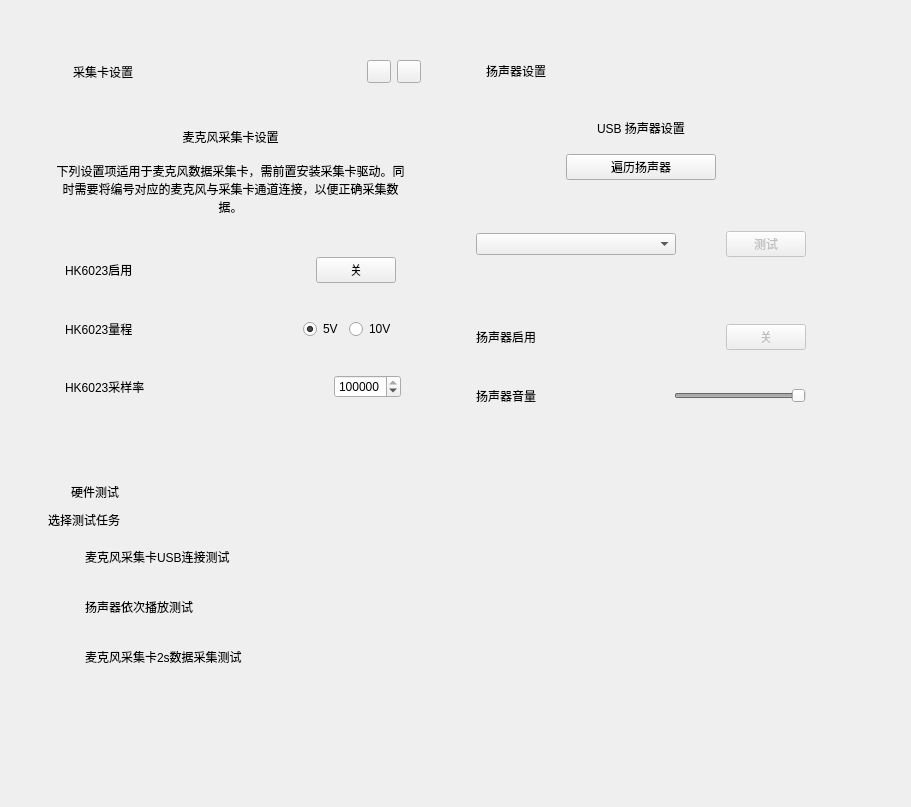
<?xml version="1.0" encoding="UTF-8"?>
<ui version="4.0">
 <class>HardwareInterface</class>
 <widget class="QWidget" name="HardwareInterface">
  <property name="geometry">
   <rect>
    <x>0</x>
    <y>0</y>
    <width>911</width>
    <height>807</height>
   </rect>
  </property>
  <property name="windowTitle">
   <string>Form</string>
  </property>
  <layout class="QHBoxLayout" name="horizontalLayout">
   <item>
    <layout class="QGridLayout" name="gridLayout" columnstretch="1,1,0">
     <property name="sizeConstraint">
      <enum>QLayout::SetDefaultConstraint</enum>
     </property>
     <property name="leftMargin">
      <number>20</number>
     </property>
     <property name="topMargin">
      <number>40</number>
     </property>
     <property name="rightMargin">
      <number>20</number>
     </property>
     <property name="bottomMargin">
      <number>20</number>
     </property>
     <property name="spacing">
      <number>12</number>
     </property>
     <item row="0" column="1">
      <widget class="CardWidget" name="speakerCard">
       <property name="sizePolicy">
        <sizepolicy hsizetype="Expanding" vsizetype="Fixed">
         <horstretch>0</horstretch>
         <verstretch>0</verstretch>
        </sizepolicy>
       </property>
       <property name="minimumSize">
        <size>
         <width>380</width>
         <height>410</height>
        </size>
       </property>
       <property name="maximumSize">
        <size>
         <width>600</width>
         <height>410</height>
        </size>
       </property>
       <layout class="QVBoxLayout" name="verticalLayout_4">
        <property name="sizeConstraint">
         <enum>QLayout::SetDefaultConstraint</enum>
        </property>
        <item>
         <layout class="QVBoxLayout" name="speakerVerticalLayout_1" stretch="0,0,0,0,0,0,0,0,0,0,0">
          <property name="sizeConstraint">
           <enum>QLayout::SetMinAndMaxSize</enum>
          </property>
          <item>
           <layout class="QHBoxLayout" name="speakerHorizontalLayout_1">
            <property name="leftMargin">
             <number>5</number>
            </property>
            <item>
             <widget class="IconWidget" name="speakerCardIcon" native="true">
              <property name="minimumSize">
               <size>
                <width>22</width>
                <height>22</height>
               </size>
              </property>
              <property name="maximumSize">
               <size>
                <width>22</width>
                <height>22</height>
               </size>
              </property>
              <property name="icon" stdset="0">
               <iconset resource="../resource.qrc">
                <normaloff>:/images/speaker.png</normaloff>:/images/speaker.png</iconset>
              </property>
             </widget>
            </item>
            <item>
             <spacer name="speakerHorizontalSpacer_1">
              <property name="orientation">
               <enum>Qt::Horizontal</enum>
              </property>
              <property name="sizeType">
               <enum>QSizePolicy::Fixed</enum>
              </property>
              <property name="sizeHint" stdset="0">
               <size>
                <width>2</width>
                <height>20</height>
               </size>
              </property>
             </spacer>
            </item>
            <item>
             <widget class="StrongBodyLabel" name="speakerPeriodLabel">
              <property name="text">
               <string>扬声器设置</string>
              </property>
             </widget>
            </item>
            <item>
             <spacer name="speakerHorizontalSpacer_2">
              <property name="orientation">
               <enum>Qt::Horizontal</enum>
              </property>
              <property name="sizeHint" stdset="0">
               <size>
                <width>40</width>
                <height>20</height>
               </size>
              </property>
             </spacer>
            </item>
           </layout>
          </item>
          <item>
           <spacer name="speakerVerticalSpacer_1">
            <property name="orientation">
             <enum>Qt::Vertical</enum>
            </property>
            <property name="sizeHint" stdset="0">
             <size>
              <width>20</width>
              <height>40</height>
             </size>
            </property>
           </spacer>
          </item>
          <item>
           <widget class="SubtitleLabel" name="speakerSettingLabel">
            <property name="text">
             <string>USB 扬声器设置</string>
            </property>
            <property name="alignment">
             <set>Qt::AlignCenter</set>
            </property>
           </widget>
          </item>
          <item>
           <spacer name="speakerVerticalSpacer_2">
            <property name="orientation">
             <enum>Qt::Vertical</enum>
            </property>
            <property name="sizeHint" stdset="0">
             <size>
              <width>20</width>
              <height>20</height>
             </size>
            </property>
           </spacer>
          </item>
          <item alignment="Qt::AlignHCenter">
           <widget class="PrimaryPushButton" name="speakerPushButton">
            <property name="minimumSize">
             <size>
              <width>150</width>
              <height>0</height>
             </size>
            </property>
            <property name="maximumSize">
             <size>
              <width>150</width>
              <height>16777215</height>
             </size>
            </property>
            <property name="text">
             <string>遍历扬声器</string>
            </property>
           </widget>
          </item>
          <item>
           <spacer name="speakerVerticalSpacer_3">
            <property name="orientation">
             <enum>Qt::Vertical</enum>
            </property>
            <property name="sizeHint" stdset="0">
             <size>
              <width>20</width>
              <height>40</height>
             </size>
            </property>
           </spacer>
          </item>
          <item>
           <layout class="QHBoxLayout" name="speakerHorizontalLayout_2">
            <property name="leftMargin">
             <number>25</number>
            </property>
            <property name="topMargin">
             <number>15</number>
            </property>
            <property name="rightMargin">
             <number>25</number>
            </property>
            <property name="bottomMargin">
             <number>15</number>
            </property>
            <item>
             <widget class="ComboBox" name="speakerComboBox">
              <property name="minimumSize">
               <size>
                <width>200</width>
                <height>0</height>
               </size>
              </property>
              <property name="maximumSize">
               <size>
                <width>200</width>
                <height>16777215</height>
               </size>
              </property>
              <property name="layoutDirection">
               <enum>Qt::LeftToRight</enum>
              </property>
             </widget>
            </item>
            <item>
             <spacer name="speakerHorizontalSpacer_3">
              <property name="orientation">
               <enum>Qt::Horizontal</enum>
              </property>
              <property name="sizeHint" stdset="0">
               <size>
                <width>40</width>
                <height>20</height>
               </size>
              </property>
             </spacer>
            </item>
            <item>
             <widget class="PrimaryPushButton" name="speakerTestButton">
              <property name="enabled">
               <bool>false</bool>
              </property>
              <property name="text">
               <string>测试</string>
              </property>
             </widget>
            </item>
           </layout>
          </item>
          <item>
           <spacer name="speakerVerticalSpacer_4">
            <property name="orientation">
             <enum>Qt::Vertical</enum>
            </property>
            <property name="sizeHint" stdset="0">
             <size>
              <width>20</width>
              <height>40</height>
             </size>
            </property>
           </spacer>
          </item>
          <item>
           <layout class="QHBoxLayout" name="speakerHorizontalLayout_3">
            <property name="leftMargin">
             <number>25</number>
            </property>
            <property name="topMargin">
             <number>15</number>
            </property>
            <property name="rightMargin">
             <number>25</number>
            </property>
            <property name="bottomMargin">
             <number>15</number>
            </property>
            <item>
             <widget class="BodyLabel" name="speakerUsageLabel">
              <property name="text">
               <string>扬声器启用</string>
              </property>
             </widget>
            </item>
            <item>
             <spacer name="speakerHorizontalSpacer_4">
              <property name="orientation">
               <enum>Qt::Horizontal</enum>
              </property>
              <property name="sizeHint" stdset="0">
               <size>
                <width>40</width>
                <height>20</height>
               </size>
              </property>
             </spacer>
            </item>
            <item>
             <widget class="SwitchButton" name="speakerSwitchButton">
              <property name="enabled">
               <bool>false</bool>
              </property>
              <property name="text">
               <string>关</string>
              </property>
             </widget>
            </item>
           </layout>
          </item>
          <item>
           <layout class="QHBoxLayout" name="speakerHorizontalLayout_4">
            <property name="leftMargin">
             <number>25</number>
            </property>
            <property name="topMargin">
             <number>15</number>
            </property>
            <property name="rightMargin">
             <number>25</number>
            </property>
            <property name="bottomMargin">
             <number>15</number>
            </property>
            <item>
             <widget class="BodyLabel" name="speakerVoltageLabel">
              <property name="text">
               <string>扬声器音量</string>
              </property>
             </widget>
            </item>
            <item>
             <spacer name="speakerHorizontalSpacer_5">
              <property name="orientation">
               <enum>Qt::Horizontal</enum>
              </property>
              <property name="sizeHint" stdset="0">
               <size>
                <width>40</width>
                <height>20</height>
               </size>
              </property>
             </spacer>
            </item>
            <item>
             <widget class="Slider" name="speakerHorizontalSlider">
              <property name="enabled">
               <bool>false</bool>
              </property>
              <property name="minimumSize">
               <size>
                <width>100</width>
                <height>0</height>
               </size>
              </property>
              <property name="maximum">
               <number>100</number>
              </property>
              <property name="value">
               <number>100</number>
              </property>
              <property name="orientation">
               <enum>Qt::Horizontal</enum>
              </property>
             </widget>
            </item>
           </layout>
          </item>
          <item>
           <spacer name="speakerVerticalSpacer_5">
            <property name="orientation">
             <enum>Qt::Vertical</enum>
            </property>
            <property name="sizeHint" stdset="0">
             <size>
              <width>20</width>
              <height>40</height>
             </size>
            </property>
           </spacer>
          </item>
         </layout>
        </item>
       </layout>
      </widget>
     </item>
     <item row="0" column="0">
      <widget class="CardWidget" name="sampleCard">
       <property name="sizePolicy">
        <sizepolicy hsizetype="Expanding" vsizetype="Fixed">
         <horstretch>0</horstretch>
         <verstretch>0</verstretch>
        </sizepolicy>
       </property>
       <property name="minimumSize">
        <size>
         <width>380</width>
         <height>410</height>
        </size>
       </property>
       <property name="maximumSize">
        <size>
         <width>600</width>
         <height>410</height>
        </size>
       </property>
       <property name="styleSheet">
        <string notr="true"/>
       </property>
       <layout class="QVBoxLayout" name="verticalLayout_3">
        <property name="sizeConstraint">
         <enum>QLayout::SetDefaultConstraint</enum>
        </property>
        <item>
         <layout class="QVBoxLayout" name="sampleVerticalLayout_1">
          <property name="sizeConstraint">
           <enum>QLayout::SetDefaultConstraint</enum>
          </property>
          <item>
           <layout class="QHBoxLayout" name="sampleHorizontalLayout_1">
            <property name="leftMargin">
             <number>5</number>
            </property>
            <item>
             <widget class="IconWidget" name="sampleCardIcon" native="true">
              <property name="minimumSize">
               <size>
                <width>22</width>
                <height>22</height>
               </size>
              </property>
              <property name="maximumSize">
               <size>
                <width>22</width>
                <height>22</height>
               </size>
              </property>
              <property name="icon" stdset="0">
               <iconset resource="../resource.qrc">
                <normaloff>:/images/sample.png</normaloff>:/images/sample.png</iconset>
              </property>
             </widget>
            </item>
            <item>
             <widget class="StrongBodyLabel" name="samplePeriodLabel">
              <property name="text">
               <string>采集卡设置</string>
              </property>
             </widget>
            </item>
            <item>
             <spacer name="sampleHorizontalSpacer_1">
              <property name="orientation">
               <enum>Qt::Horizontal</enum>
              </property>
              <property name="sizeHint" stdset="0">
               <size>
                <width>40</width>
                <height>20</height>
               </size>
              </property>
             </spacer>
            </item>
            <item>
             <widget class="TransparentToolButton" name="sampleReloadButton"/>
            </item>
            <item>
             <widget class="TransparentToolButton" name="sampleSaveButton"/>
            </item>
           </layout>
          </item>
          <item>
           <spacer name="sampleVerticalSpacer_1">
            <property name="orientation">
             <enum>Qt::Vertical</enum>
            </property>
            <property name="sizeHint" stdset="0">
             <size>
              <width>20</width>
              <height>40</height>
             </size>
            </property>
           </spacer>
          </item>
          <item>
           <widget class="SubtitleLabel" name="sampleSettingLabel">
            <property name="text">
             <string>麦克风采集卡设置</string>
            </property>
            <property name="alignment">
             <set>Qt::AlignCenter</set>
            </property>
           </widget>
          </item>
          <item>
           <layout class="QHBoxLayout" name="sampleHorizontalLayout_2">
            <property name="leftMargin">
             <number>15</number>
            </property>
            <property name="topMargin">
             <number>10</number>
            </property>
            <property name="rightMargin">
             <number>15</number>
            </property>
            <item>
             <widget class="BodyLabel" name="sampleHintLabel">
              <property name="text">
               <string>下列设置项适用于麦克风数据采集卡，需前置安装采集卡驱动。同时需要将编号对应的麦克风与采集卡通道连接，以便正确采集数据。</string>
              </property>
              <property name="alignment">
               <set>Qt::AlignCenter</set>
              </property>
              <property name="wordWrap">
               <bool>true</bool>
              </property>
              <property name="margin">
               <number>0</number>
              </property>
              <property name="lightColor" stdset="0">
               <color>
                <red>96</red>
                <green>96</green>
                <blue>96</blue>
               </color>
              </property>
              <property name="darkColor" stdset="0">
               <color>
                <red>206</red>
                <green>206</green>
                <blue>206</blue>
               </color>
              </property>
             </widget>
            </item>
           </layout>
          </item>
          <item>
           <spacer name="sampleVerticalSpacer_2">
            <property name="orientation">
             <enum>Qt::Vertical</enum>
            </property>
            <property name="sizeType">
             <enum>QSizePolicy::Fixed</enum>
            </property>
            <property name="sizeHint" stdset="0">
             <size>
              <width>20</width>
              <height>20</height>
             </size>
            </property>
           </spacer>
          </item>
          <item>
           <layout class="QHBoxLayout" name="sampleHorizontalLayout_3">
            <property name="leftMargin">
             <number>25</number>
            </property>
            <property name="topMargin">
             <number>15</number>
            </property>
            <property name="rightMargin">
             <number>25</number>
            </property>
            <property name="bottomMargin">
             <number>15</number>
            </property>
            <item>
             <widget class="BodyLabel" name="sampleUsageLabel">
              <property name="text">
               <string>HK6023启用</string>
              </property>
             </widget>
            </item>
            <item>
             <spacer name="sampleHorizontalSpacer_2">
              <property name="orientation">
               <enum>Qt::Horizontal</enum>
              </property>
              <property name="sizeHint" stdset="0">
               <size>
                <width>40</width>
                <height>20</height>
               </size>
              </property>
             </spacer>
            </item>
            <item>
             <widget class="SwitchButton" name="sampleUsageSwitchButton">
              <property name="text">
               <string>关</string>
              </property>
             </widget>
            </item>
           </layout>
          </item>
          <item>
           <layout class="QHBoxLayout" name="sampleHorizontalLayout_4">
            <property name="leftMargin">
             <number>25</number>
            </property>
            <property name="topMargin">
             <number>15</number>
            </property>
            <property name="rightMargin">
             <number>25</number>
            </property>
            <property name="bottomMargin">
             <number>15</number>
            </property>
            <item>
             <widget class="BodyLabel" name="sampleVoltageLabel">
              <property name="text">
               <string>HK6023量程</string>
              </property>
             </widget>
            </item>
            <item>
             <spacer name="sampleHorizontalSpacer_3">
              <property name="orientation">
               <enum>Qt::Horizontal</enum>
              </property>
              <property name="sizeHint" stdset="0">
               <size>
                <width>40</width>
                <height>20</height>
               </size>
              </property>
             </spacer>
            </item>
            <item>
             <widget class="RadioButton" name="sampleVoltageButton_1">
              <property name="text">
               <string>5V</string>
              </property>
              <property name="checked">
               <bool>true</bool>
              </property>
             </widget>
            </item>
            <item>
             <widget class="RadioButton" name="sampleVoltageButton_2">
              <property name="enabled">
               <bool>true</bool>
              </property>
              <property name="text">
               <string>10V</string>
              </property>
             </widget>
            </item>
           </layout>
          </item>
          <item>
           <layout class="QHBoxLayout" name="sampleHorizontalLayout_5">
            <property name="leftMargin">
             <number>25</number>
            </property>
            <property name="topMargin">
             <number>15</number>
            </property>
            <property name="rightMargin">
             <number>20</number>
            </property>
            <property name="bottomMargin">
             <number>15</number>
            </property>
            <item>
             <widget class="BodyLabel" name="sampleRateLabel">
              <property name="text">
               <string>HK6023采样率</string>
              </property>
             </widget>
            </item>
            <item>
             <spacer name="sampleHorizontalSpacer_4">
              <property name="orientation">
               <enum>Qt::Horizontal</enum>
              </property>
              <property name="sizeHint" stdset="0">
               <size>
                <width>40</width>
                <height>20</height>
               </size>
              </property>
             </spacer>
            </item>
            <item>
             <widget class="SpinBox" name="sampleRateSpinBox">
              <property name="minimum">
               <number>100</number>
              </property>
              <property name="maximum">
               <number>100000</number>
              </property>
              <property name="singleStep">
               <number>10000</number>
              </property>
              <property name="value">
               <number>100000</number>
              </property>
             </widget>
            </item>
           </layout>
          </item>
          <item>
           <spacer name="sampleVerticalSpacer_3">
            <property name="orientation">
             <enum>Qt::Vertical</enum>
            </property>
            <property name="sizeHint" stdset="0">
             <size>
              <width>20</width>
              <height>40</height>
             </size>
            </property>
           </spacer>
          </item>
         </layout>
        </item>
       </layout>
      </widget>
     </item>
     <item row="1" column="0">
      <widget class="CardWidget" name="taskCard">
       <property name="minimumSize">
        <size>
         <width>370</width>
         <height>0</height>
        </size>
       </property>
       <property name="maximumSize">
        <size>
         <width>600</width>
         <height>395</height>
        </size>
       </property>
       <layout class="QVBoxLayout" name="verticalLayout_8">
        <item>
         <layout class="QVBoxLayout" name="taskVerticalLayout_1">
          <property name="leftMargin">
           <number>8</number>
          </property>
          <item>
           <layout class="QHBoxLayout" name="taskHorizontalLayout_1">
            <item>
             <widget class="IconWidget" name="taskCardIcon" native="true">
              <property name="minimumSize">
               <size>
                <width>15</width>
                <height>15</height>
               </size>
              </property>
              <property name="maximumSize">
               <size>
                <width>15</width>
                <height>15</height>
               </size>
              </property>
              <property name="icon" stdset="0">
               <iconset resource="../resource.qrc">
                <normaloff>:/images/todo.png</normaloff>:/images/todo.png</iconset>
              </property>
             </widget>
            </item>
            <item>
             <spacer name="taskHorizontalSpacer_1">
              <property name="orientation">
               <enum>Qt::Horizontal</enum>
              </property>
              <property name="sizeType">
               <enum>QSizePolicy::Fixed</enum>
              </property>
              <property name="sizeHint" stdset="0">
               <size>
                <width>2</width>
                <height>2</height>
               </size>
              </property>
             </spacer>
            </item>
            <item>
             <widget class="StrongBodyLabel" name="taskLabel">
              <property name="text">
               <string>硬件测试</string>
              </property>
             </widget>
            </item>
            <item>
             <spacer name="taskHorizontalSpacer_2">
              <property name="orientation">
               <enum>Qt::Horizontal</enum>
              </property>
              <property name="sizeHint" stdset="0">
               <size>
                <width>40</width>
                <height>20</height>
               </size>
              </property>
             </spacer>
            </item>
           </layout>
          </item>
          <item>
           <spacer name="taskVerticalSpacer_1">
            <property name="orientation">
             <enum>Qt::Vertical</enum>
            </property>
            <property name="sizeType">
             <enum>QSizePolicy::Fixed</enum>
            </property>
            <property name="sizeHint" stdset="0">
             <size>
              <width>20</width>
              <height>3</height>
             </size>
            </property>
           </spacer>
          </item>
          <item>
           <widget class="BodyLabel" name="taskHintLabel">
            <property name="text">
             <string>选择测试任务</string>
            </property>
            <property name="lightColor" stdset="0">
             <color>
              <red>96</red>
              <green>96</green>
              <blue>96</blue>
             </color>
            </property>
            <property name="darkColor" stdset="0">
             <color>
              <red>206</red>
              <green>206</green>
              <blue>206</blue>
             </color>
            </property>
           </widget>
          </item>
          <item>
           <layout class="QVBoxLayout" name="taskVerticalLayout_2">
            <property name="rightMargin">
             <number>7</number>
            </property>
            <item>
             <widget class="CardWidget" name="taskCard_1">
              <property name="enabled">
               <bool>true</bool>
              </property>
              <property name="minimumSize">
               <size>
                <width>0</width>
                <height>44</height>
               </size>
              </property>
              <property name="maximumSize">
               <size>
                <width>16777215</width>
                <height>44</height>
               </size>
              </property>
              <layout class="QHBoxLayout" name="horizontalLayout_9">
               <property name="leftMargin">
                <number>15</number>
               </property>
               <item>
                <layout class="QHBoxLayout" name="taskHorizontalLayout_2">
                 <item>
                  <widget class="IconWidget" name="taskIcon_1" native="true">
                   <property name="sizePolicy">
                    <sizepolicy hsizetype="Preferred" vsizetype="Preferred">
                     <horstretch>16</horstretch>
                     <verstretch>16</verstretch>
                    </sizepolicy>
                   </property>
                   <property name="minimumSize">
                    <size>
                     <width>16</width>
                     <height>16</height>
                    </size>
                   </property>
                   <property name="maximumSize">
                    <size>
                     <width>16</width>
                     <height>16</height>
                    </size>
                   </property>
                  </widget>
                 </item>
                </layout>
               </item>
               <item>
                <widget class="BodyLabel" name="taskLabel_1">
                 <property name="text">
                  <string>麦克风采集卡USB连接测试</string>
                 </property>
                 <property name="pixelFontSize" stdset="0">
                  <number>14</number>
                 </property>
                 <property name="strikeOut" stdset="0">
                  <bool>false</bool>
                 </property>
                </widget>
               </item>
               <item>
                <spacer name="taskHorizontalSpacer_3">
                 <property name="orientation">
                  <enum>Qt::Horizontal</enum>
                 </property>
                 <property name="sizeHint" stdset="0">
                  <size>
                   <width>40</width>
                   <height>20</height>
                  </size>
                 </property>
                </spacer>
               </item>
              </layout>
             </widget>
            </item>
            <item>
             <widget class="CardWidget" name="taskCard_2">
              <property name="minimumSize">
               <size>
                <width>0</width>
                <height>44</height>
               </size>
              </property>
              <property name="maximumSize">
               <size>
                <width>16777215</width>
                <height>44</height>
               </size>
              </property>
              <layout class="QHBoxLayout" name="horizontalLayout_12">
               <property name="leftMargin">
                <number>15</number>
               </property>
               <item>
                <layout class="QHBoxLayout" name="taskHorizontalLayout_3">
                 <item>
                  <widget class="IconWidget" name="taskIcon_2" native="true">
                   <property name="sizePolicy">
                    <sizepolicy hsizetype="Preferred" vsizetype="Preferred">
                     <horstretch>16</horstretch>
                     <verstretch>16</verstretch>
                    </sizepolicy>
                   </property>
                   <property name="minimumSize">
                    <size>
                     <width>16</width>
                     <height>16</height>
                    </size>
                   </property>
                   <property name="maximumSize">
                    <size>
                     <width>16</width>
                     <height>16</height>
                    </size>
                   </property>
                  </widget>
                 </item>
                </layout>
               </item>
               <item>
                <widget class="BodyLabel" name="taskLabel_2">
                 <property name="text">
                  <string>扬声器依次播放测试</string>
                 </property>
                </widget>
               </item>
               <item>
                <spacer name="taskHorizontalSpacer_4">
                 <property name="orientation">
                  <enum>Qt::Horizontal</enum>
                 </property>
                 <property name="sizeHint" stdset="0">
                  <size>
                   <width>40</width>
                   <height>20</height>
                  </size>
                 </property>
                </spacer>
               </item>
              </layout>
             </widget>
            </item>
            <item>
             <widget class="CardWidget" name="taskCard_3">
              <property name="minimumSize">
               <size>
                <width>0</width>
                <height>44</height>
               </size>
              </property>
              <property name="maximumSize">
               <size>
                <width>16777215</width>
                <height>44</height>
               </size>
              </property>
              <layout class="QHBoxLayout" name="horizontalLayout_10">
               <property name="leftMargin">
                <number>15</number>
               </property>
               <item>
                <layout class="QHBoxLayout" name="taskHorizontalLayout_4">
                 <item>
                  <widget class="IconWidget" name="taskIcon_3" native="true">
                   <property name="sizePolicy">
                    <sizepolicy hsizetype="Preferred" vsizetype="Preferred">
                     <horstretch>16</horstretch>
                     <verstretch>16</verstretch>
                    </sizepolicy>
                   </property>
                   <property name="minimumSize">
                    <size>
                     <width>16</width>
                     <height>16</height>
                    </size>
                   </property>
                   <property name="maximumSize">
                    <size>
                     <width>16</width>
                     <height>16</height>
                    </size>
                   </property>
                  </widget>
                 </item>
                </layout>
               </item>
               <item>
                <widget class="BodyLabel" name="taskLabel_3">
                 <property name="text">
                  <string>麦克风采集卡2s数据采集测试</string>
                 </property>
                </widget>
               </item>
               <item>
                <spacer name="taskHorizontalSpacer_5">
                 <property name="orientation">
                  <enum>Qt::Horizontal</enum>
                 </property>
                 <property name="sizeHint" stdset="0">
                  <size>
                   <width>40</width>
                   <height>20</height>
                  </size>
                 </property>
                </spacer>
               </item>
              </layout>
             </widget>
            </item>
           </layout>
          </item>
          <item>
           <spacer name="taskVerticalSpacer_2">
            <property name="orientation">
             <enum>Qt::Vertical</enum>
            </property>
            <property name="sizeHint" stdset="0">
             <size>
              <width>20</width>
              <height>40</height>
             </size>
            </property>
           </spacer>
          </item>
         </layout>
        </item>
       </layout>
      </widget>
     </item>
     <item row="0" column="2">
      <spacer name="horizontalSpacer">
       <property name="orientation">
        <enum>Qt::Horizontal</enum>
       </property>
       <property name="sizeHint" stdset="0">
        <size>
         <width>40</width>
         <height>20</height>
        </size>
       </property>
      </spacer>
     </item>
    </layout>
   </item>
  </layout>
 </widget>
 <customwidgets>
  <customwidget>
   <class>IconWidget</class>
   <extends>QWidget</extends>
   <header>qfluentwidgets</header>
  </customwidget>
  <customwidget>
   <class>CardWidget</class>
   <extends>QFrame</extends>
   <header>qfluentwidgets</header>
   <container>1</container>
  </customwidget>
  <customwidget>
   <class>BodyLabel</class>
   <extends>QLabel</extends>
   <header>qfluentwidgets</header>
  </customwidget>
  <customwidget>
   <class>StrongBodyLabel</class>
   <extends>QLabel</extends>
   <header>qfluentwidgets</header>
  </customwidget>
  <customwidget>
   <class>SubtitleLabel</class>
   <extends>QLabel</extends>
   <header>qfluentwidgets</header>
  </customwidget>
  <customwidget>
   <class>SwitchButton</class>
   <extends>QPushButton</extends>
   <header>qfluentwidgets</header>
  </customwidget>
  <customwidget>
   <class>RadioButton</class>
   <extends>QRadioButton</extends>
   <header>qfluentwidgets</header>
  </customwidget>
  <customwidget>
   <class>SpinBox</class>
   <extends>QSpinBox</extends>
   <header>qfluentwidgets</header>
  </customwidget>
  <customwidget>
   <class>TransparentToolButton</class>
   <extends>QToolButton</extends>
   <header>qfluentwidgets</header>
  </customwidget>
  <customwidget>
   <class>PrimaryPushButton</class>
   <extends>QPushButton</extends>
   <header>qfluentwidgets</header>
  </customwidget>
  <customwidget>
   <class>ComboBox</class>
   <extends>QComboBox</extends>
   <header>qfluentwidgets</header>
  </customwidget>
  <customwidget>
   <class>Slider</class>
   <extends>QSlider</extends>
   <header>qfluentwidgets</header>
  </customwidget>
 </customwidgets>
 <resources>
  <include location="../resource.qrc"/>
 </resources>
 <connections/>
</ui>
